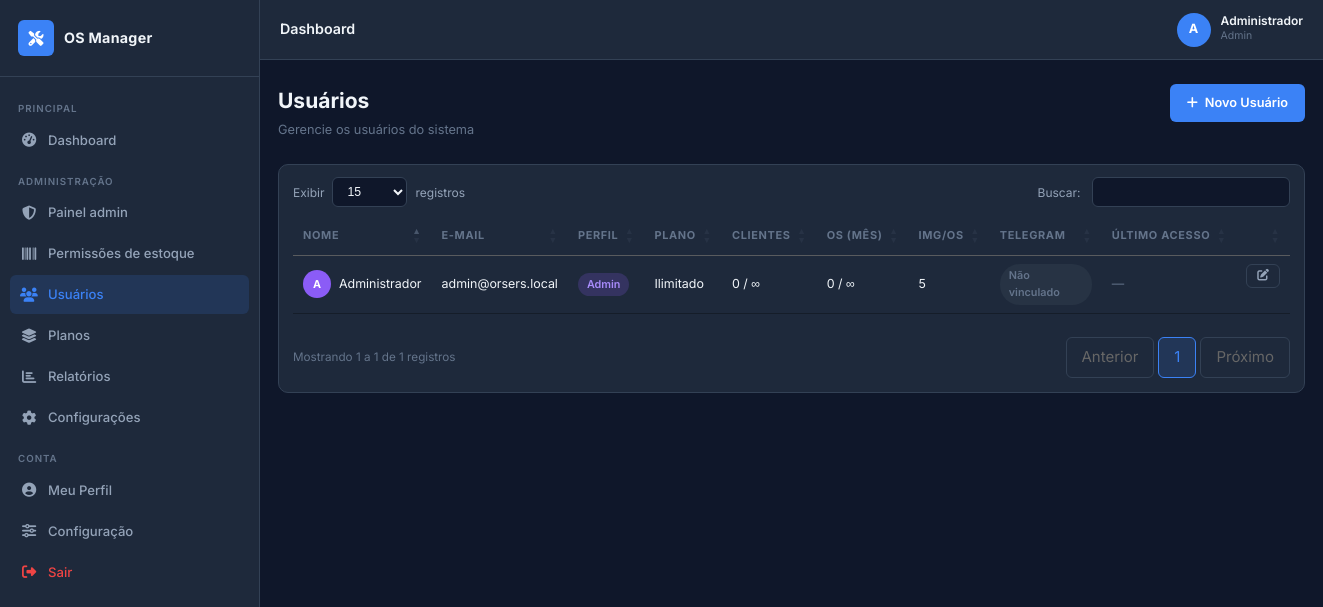
/usuarios (signed in), run on the app's committed database.
### tables this page shows
CREATE TABLE IF NOT EXISTS `nav_menu_itens` (
    `id`                    INT UNSIGNED NOT NULL AUTO_INCREMENT,
    `section_code`          VARCHAR(32)  NOT NULL COMMENT 'principal, gestao, administracao, conta',
    `label`                 VARCHAR(120) NOT NULL,
    `icon_class`            VARCHAR(80)  NULL DEFAULT NULL COMMENT 'ex.: fas fa-tachometer-alt',
    `url_path`              VARCHAR(255) NOT NULL COMMENT 'caminho relativo ex.: /dashboard',
    `sort_order`            INT          NOT NULL DEFAULT 0,
    `ativo`                 TINYINT(1)   NOT NULL DEFAULT 1,
    `requer_estoque_ativo`  TINYINT(1)   NOT NULL DEFAULT 0 COMMENT '1 = só para usuário com estoque_ativo',
    `item_class`            VARCHAR(160) NULL DEFAULT NULL COMMENT 'classes extras no <a>, ex.: nav-item nav-logout',
    `active_rule`           VARCHAR(40)  NULL DEFAULT NULL COMMENT 'dashboard, ordens_index, sla_painel, admin_hub, estoque_tecnico, ...',
    PRIMARY KEY (`id`),
    KEY `idx_nav_section` (`section_code`, `sort_order`)
);

CREATE TABLE IF NOT EXISTS `usuarios` (
    `id`                  INT UNSIGNED    NOT NULL AUTO_INCREMENT,
    `nome`                VARCHAR(150)    NOT NULL,
    `email`               VARCHAR(200)    NOT NULL,
    `senha`               VARCHAR(255)    NOT NULL,
    `perfil`              ENUM('admin','tecnico','cliente') NOT NULL DEFAULT 'cliente',
    `admin`               TINYINT(1)      NOT NULL DEFAULT 0,
    `plano_id`            INT UNSIGNED    NOT NULL DEFAULT 1,
    `max_imagens_por_os_override` INT UNSIGNED NULL DEFAULT NULL,
    `max_clientes_override`       INT UNSIGNED NULL DEFAULT NULL,
    `max_os_mes_override`         INT UNSIGNED NULL DEFAULT NULL,
    `ativo`               TINYINT(1)      NOT NULL DEFAULT 1,
    `avatar`              VARCHAR(255)    NULL,
    `telefone`            VARCHAR(20)     NULL,
    `telegram_chat_id`    VARCHAR(50)     NULL,
    `telegram_ativo`      TINYINT(1)      NOT NULL DEFAULT 0,
    `telegram_token`      VARCHAR(64)     NULL COMMENT 'Token para vinculação via /start',
    `estoque_ativo`       TINYINT(1)      NOT NULL DEFAULT 0,
    `estoque_limite_itens` INT UNSIGNED   NULL DEFAULT NULL COMMENT 'NULL = ilimitado tipos de item',
    `token`               VARCHAR(100)    NULL,
    `token_expira`        DATETIME        NULL,
    `ultimo_acesso`       DATETIME        NULL,
    `created_at`          DATETIME        NOT NULL DEFAULT CURRENT_TIMESTAMP,
    `updated_at`          DATETIME        NOT NULL DEFAULT CURRENT_TIMESTAMP ON UPDATE CURRENT_TIMESTAMP,
    PRIMARY KEY (`id`),
    UNIQUE KEY `uk_email` (`email`),
    KEY `idx_perfil` (`perfil`),
    KEY `idx_ativo` (`ativo`),
    KEY `idx_usuario_plano` (`plano_id`),
    CONSTRAINT `fk_usuario_plano` FOREIGN KEY (`plano_id`) REFERENCES `planos` (`id`)
);

CREATE TABLE IF NOT EXISTS `planos` (
    `id`                   INT UNSIGNED NOT NULL AUTO_INCREMENT,
    `codigo`               VARCHAR(32)  NOT NULL COMMENT 'free, ilimitado, etc.',
    `nome`                 VARCHAR(100) NOT NULL,
    `descricao`            VARCHAR(500) NULL DEFAULT NULL COMMENT 'Texto para escolha do plano no cadastro',
    `max_imagens_por_os`   INT UNSIGNED NULL COMMENT 'NULL = ilimitado no plano (teto global no app)',
    `max_clientes`         INT UNSIGNED NULL COMMENT 'NULL = ilimitado',
    `max_os_mes`           INT UNSIGNED NULL COMMENT 'NULL = ilimitado',
    `ativo`                TINYINT(1)   NOT NULL DEFAULT 1,
    `ordem`                INT          NOT NULL DEFAULT 0,
    `created_at`           DATETIME     NOT NULL DEFAULT CURRENT_TIMESTAMP,
    `updated_at`           DATETIME     NOT NULL DEFAULT CURRENT_TIMESTAMP ON UPDATE CURRENT_TIMESTAMP,
    PRIMARY KEY (`id`),
    UNIQUE KEY `uk_plano_codigo` (`codigo`),
    KEY `idx_plano_ativo` (`ativo`)
);

### @views/users/index.php (the view, shortened to what the rows shown need)
<?php
$fmtLim = static fn (?int $x): string => $x === null ? '∞' : (string)$x;
?>
<div class="page-header">
    <div>
        <h1 class="page-title">Usuários</h1>
        <p class="page-subtitle">Gerencie os usuários do sistema</p>
    </div>
    <a href="<?= BASE_URL ?>/usuarios/criar" class="btn btn-primary">
        <i class="fas fa-plus"></i> Novo Usuário
    </a>
</div>
<div class="card">
    <div class="card-body p0">
        <div class="table-responsive">
            <table class="table table-hover table-datatable">
                <thead>
                    <tr>
                        <th>Nome</th>
                        <th>E-mail</th>
                        <th>Perfil</th>
                        <th>Plano</th>
                        <th>Clientes</th>
                        <th>OS (mês)</th>
                        <th>Img/OS</th>
                        <th>Telegram</th>
                        <th>Último acesso</th>
                        <th></th>
                    </tr>
                </thead>
                <tbody>
                    <?php foreach ($users as $u):
                        $rid = (int)$u['id'];
                        $r = $resumo[$rid] ?? [
                            'clientes' => 0, 'os_mes' => 0, 'max_cli' => null, 'max_os' => null, 'max_img' => 1,
                        ];
                        ?>
                    <tr>
                        <td>
                            <div class="user-row">
                                <div class="user-avatar-sm"><?= strtoupper(substr($u['nome'], 0, 1)) ?></div>
                                <?= htmlspecialchars($u['nome']) ?>
                            </div>
                        </td>
                        <td><?= htmlspecialchars($u['email']) ?></td>
                        <td><span class="badge badge-perfil badge-<?= $u['perfil'] ?>"><?= ucfirst($u['perfil']) ?></span></td>
                        <td><?= htmlspecialchars($u['plano_nome'] ?? '') ?></td>
                        <td><?= (int)$r['clientes'] ?> / <?= $fmtLim($r['max_cli']) ?></td>
                        <td><?= (int)$r['os_mes'] ?> / <?= $fmtLim($r['max_os']) ?></td>
                        <td><?= (int)$r['max_img'] ?></td>
                        <td>
                            <?php if ($u['telegram_ativo']): ?>
                            <span class="badge badge-success"><i class="fab fa-telegram"></i> Vinculado</span>
                            <?php else: ?>
                            <span class="badge badge-muted">Não vinculado</span>
                            <?php endif; ?>
                        </td>
                        <td class="td-date"><?= $u['ultimo_acesso'] ? date('d/m/Y H:i', strtotime($u['ultimo_acesso'])) : '—' ?></td>
                        <td class="td-actions">
                            <a href="<?= BASE_URL ?>/usuarios/<?= $rid ?>/editar" class="btn btn-ghost btn-sm" title="Editar">
                                <i class="fas fa-edit"></i>
                            </a>
                        </td>
                    </tr>
                    <?php endforeach; ?>
                </tbody>
            </table>
        </div>
    </div>
</div>

### @core/Router.php (shortened to what the rows shown need)
<?php
class Router
{
    private array $routes = [];
    public function get(string $pattern, array $handler): void
    {
        $this->routes[] = ['GET', $pattern, $handler];
    }
    public function post(string $pattern, array $handler): void
    {
        $this->routes[] = ['POST', $pattern, $handler];
    }
    public function any(string $pattern, array $handler): void
    {
        $this->routes[] = ['ANY', $pattern, $handler];
    }
    public function dispatch(string $uri, string $method): void
    {
        $uri = '/' . trim(parse_url($uri, PHP_URL_PATH), '/');
        $uri = '/' . ltrim($uri, '/');
        foreach ($this->routes as [$routeMethod, $pattern, $handler]) {
            if ($routeMethod !== 'ANY' && $routeMethod !== $method) continue;
            $regex = preg_replace('/\{([a-zA-Z_]+)\}/', '(?P<$1>[^/]+)', $pattern);
            $regex = '#^' . $regex . '$#';
            if (preg_match($regex, $uri, $matches)) {
                $params = array_filter($matches, 'is_string', ARRAY_FILTER_USE_KEY);
                [$class, $action] = $handler;
                $controller = new $class();
                $controller->$action(...array_values($params));
                return;
            }
        }
    }
}

### @views/layout/header.php (shortened to what the rows shown need)
<!DOCTYPE html>
<html lang="pt-BR" class="dark">
<head>
    <link rel="stylesheet" href="https://cdnjs.cloudflare.com/ajax/libs/font-awesome/6.5.0/css/all.min.css">
    <link rel="stylesheet" href="<?= BASE_URL ?>/assets/css/app.css">
    <link rel="stylesheet" href="<?= BASE_URL ?>/assets/css/vendor/jquery.dataTables.min.css">
    <link rel="stylesheet" href="<?= BASE_URL ?>/assets/css/datatables-custom.css">
</head>
<body class="app-body">
<div class="sidebar" id="sidebar">
    <div class="sidebar-brand">
        <div class="sidebar-logo">
            <i class="fas fa-tools"></i>
        </div>
        <span class="sidebar-brand-name">OS Manager</span>
    </div>
    <nav class="sidebar-nav">
        <?php
        $_uriNav  = $_SERVER['REQUEST_URI'] ?? '';
        $_pathNav = parse_url($_uriNav, PHP_URL_PATH) ?: '';
        $_pathNav = rtrim(str_replace('\\', '/', $_pathNav), '/');
        $_navGrouped = [];
        if (Auth::check()) {
            try {
                $_navGrouped = NavMenu::itensAgrupados((int)Auth::id(), Auth::perfil());
            } catch (Throwable $e) {
                error_log('NavMenu: ' . $e->getMessage());
            }
        }
        foreach (NavMenu::SECTION_LABELS as $_secCode => $_secLabel) {
            if (empty($_navGrouped[$_secCode])) {
                continue;
            }
            ?>
        <div class="nav-section-label"><?= htmlspecialchars($_secLabel) ?></div>
            <?php foreach ($_navGrouped[$_secCode] as $_it):
                $_active = NavMenu::itemEstaAtivo($_it, $_uriNav, $_pathNav) ? ' active' : '';
                $_cls    = trim('nav-item ' . (string)($_it['item_class'] ?? '') . $_active);
                $_href   = BASE_URL . (string)$_it['url_path'];
                $_icon   = trim((string)($_it['icon_class'] ?? ''));
                ?>
        <a href="<?= htmlspecialchars($_href) ?>" class="<?= htmlspecialchars($_cls) ?>">
                <?php if ($_icon !== ''): ?>
            <i class="<?= htmlspecialchars($_icon) ?>"></i>
                <?php endif; ?>
            <span><?= htmlspecialchars((string)$_it['label']) ?></span>
        </a>
            <?php endforeach; ?>
        <?php } ?>
    </nav>
</div>
<div class="main-wrapper">
    <header class="topbar">
        <div class="topbar-breadcrumb">
            <?= htmlspecialchars($pageTitle ?? 'Dashboard') ?>
        </div>
        <?php
        $_topbarEstoqueAlertas = 0;
        ?>
        <div class="topbar-right">
            <div class="topbar-user">
                <div class="user-avatar<?= $_topbarEstoqueAlertas > 0 ? ' user-avatar--estoque-alerta' : '' ?>"<?= $_topbarEstoqueAlertas > 0 ? ' title="Estoque: itens no ou abaixo do mínimo configurado"' : '' ?>>
                    <?= strtoupper(substr(Auth::user()['nome'], 0, 1)) ?>
                </div>
                <div class="user-info">
                    <span class="user-name-wrap">
                        <span class="user-name"><?= htmlspecialchars(Auth::user()['nome']) ?></span>
                    </span>
                    <span class="user-role"><?= ucfirst(Auth::user()['perfil']) ?></span>
                </div>
            </div>
        </div>
    </header>
    <main class="main-content">

### data on the page
nav_menu_itens: label "Dashboard"
nav_menu_itens: label "Painel admin"
nav_menu_itens: label "Permissões de estoque"
nav_menu_itens: label "Usuários"
nav_menu_itens: label "Planos"
nav_menu_itens: label "Relatórios"
nav_menu_itens: label "Configurações"
nav_menu_itens: label "Meu Perfil"
nav_menu_itens: label "Configuração"
nav_menu_itens: label "Sair"
usuarios: nome "A", nome "Administrador", email "admin@orsers.local", perfil "Admin", plano.nome "Ilimitado", id "0", id "∞", id "5", telegram_ativo "Não vinculado"

### other printed values
$_secLabel "PRINCIPAL"
$_secLabel "ADMINISTRAÇÃO"
$_secLabel "CONTA"
